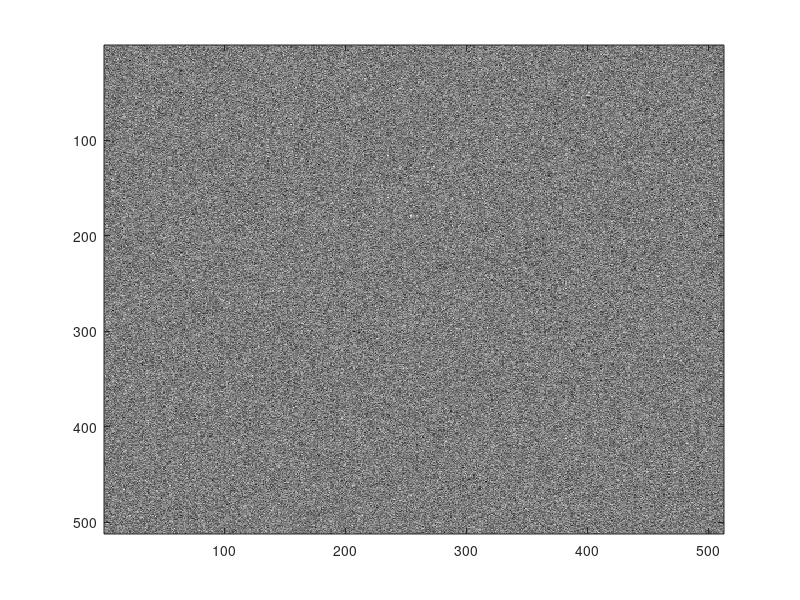

Recreate this plot in MATLAB.
% rand image map
x = rand(512, 512);
colormap(gray);
axis('tight');
imagesc(x);
pause;

% press return, see randn image map
x = randn(512,512);
imagesc(x);
